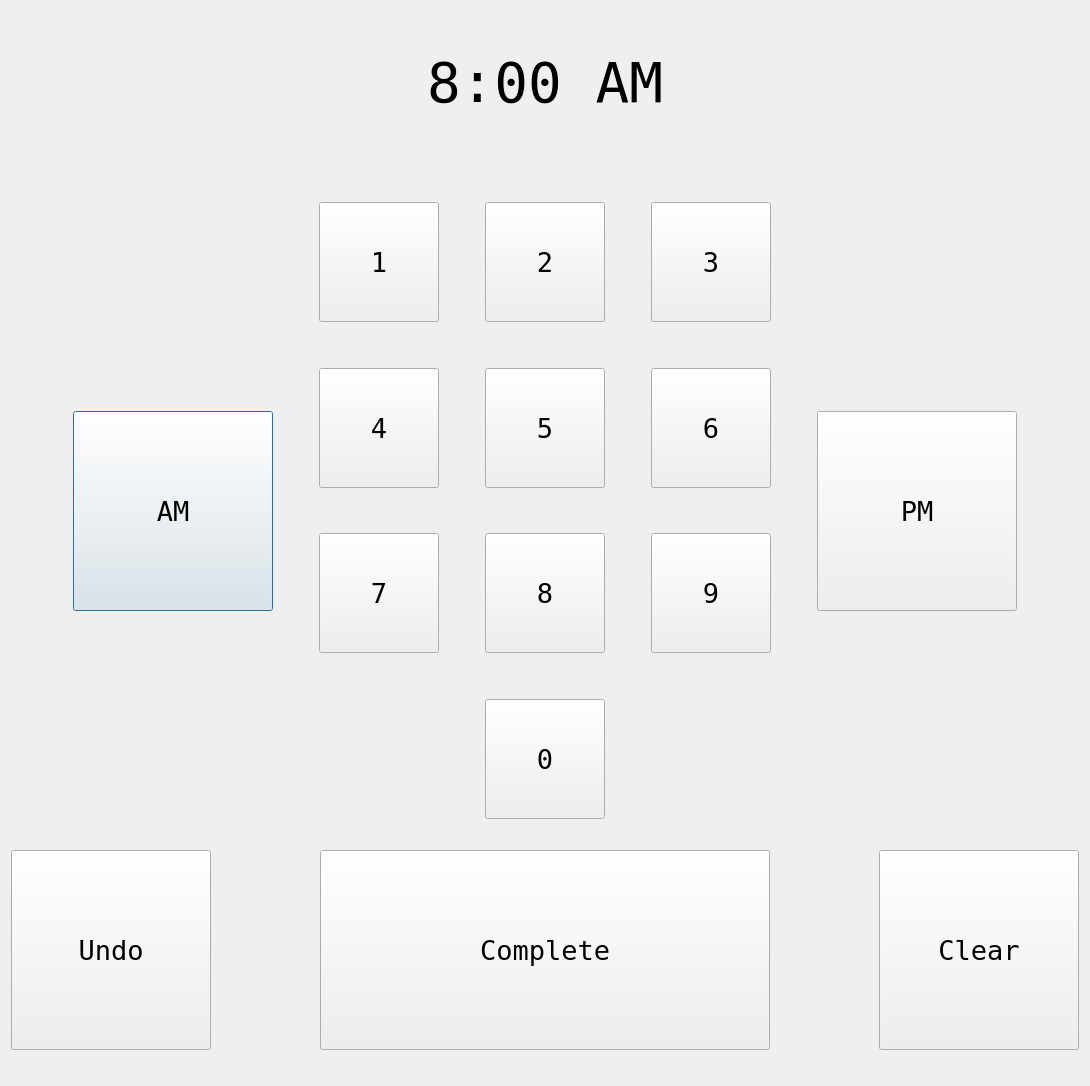
<?xml version="1.0" encoding="UTF-8"?>
<ui version="4.0">
 <class>ManualTimeEntry</class>
 <widget class="QDialog" name="ManualTimeEntry">
  <property name="geometry">
   <rect>
    <x>0</x>
    <y>0</y>
    <width>1090</width>
    <height>1086</height>
   </rect>
  </property>
  <property name="windowTitle">
   <string>Dialog</string>
  </property>
  <layout class="QVBoxLayout" name="verticalLayout_4">
   <item>
    <spacer name="verticalSpacer_7">
     <property name="orientation">
      <enum>Qt::Vertical</enum>
     </property>
     <property name="sizeHint" stdset="0">
      <size>
       <width>20</width>
       <height>40</height>
      </size>
     </property>
    </spacer>
   </item>
   <item>
    <layout class="QHBoxLayout" name="horizontalLayout_7">
     <item>
      <spacer name="horizontalSpacer_7">
       <property name="orientation">
        <enum>Qt::Horizontal</enum>
       </property>
       <property name="sizeHint" stdset="0">
        <size>
         <width>40</width>
         <height>20</height>
        </size>
       </property>
      </spacer>
     </item>
     <item>
      <widget class="QLabel" name="timeLabel">
       <property name="font">
        <font>
         <family>Terminal</family>
         <pointsize>42</pointsize>
        </font>
       </property>
       <property name="text">
        <string>8:00 AM</string>
       </property>
       <property name="alignment">
        <set>Qt::AlignCenter</set>
       </property>
      </widget>
     </item>
     <item>
      <spacer name="horizontalSpacer_8">
       <property name="orientation">
        <enum>Qt::Horizontal</enum>
       </property>
       <property name="sizeHint" stdset="0">
        <size>
         <width>40</width>
         <height>20</height>
        </size>
       </property>
      </spacer>
     </item>
    </layout>
   </item>
   <item>
    <widget class="QLabel" name="errorLabel">
     <property name="font">
      <font>
       <family>Terminal</family>
       <pointsize>22</pointsize>
      </font>
     </property>
     <property name="text">
      <string/>
     </property>
     <property name="alignment">
      <set>Qt::AlignCenter</set>
     </property>
    </widget>
   </item>
   <item>
    <spacer name="verticalSpacer_8">
     <property name="orientation">
      <enum>Qt::Vertical</enum>
     </property>
     <property name="sizeHint" stdset="0">
      <size>
       <width>20</width>
       <height>40</height>
      </size>
     </property>
    </spacer>
   </item>
   <item>
    <layout class="QHBoxLayout" name="horizontalLayout_6">
     <item>
      <spacer name="horizontalSpacer_5">
       <property name="orientation">
        <enum>Qt::Horizontal</enum>
       </property>
       <property name="sizeHint" stdset="0">
        <size>
         <width>40</width>
         <height>20</height>
        </size>
       </property>
      </spacer>
     </item>
     <item>
      <layout class="QHBoxLayout" name="horizontalLayout_5">
       <item>
        <layout class="QVBoxLayout" name="verticalLayout_2">
         <item>
          <spacer name="verticalSpacer_2">
           <property name="orientation">
            <enum>Qt::Vertical</enum>
           </property>
           <property name="sizeHint" stdset="0">
            <size>
             <width>20</width>
             <height>40</height>
            </size>
           </property>
          </spacer>
         </item>
         <item>
          <widget class="QPushButton" name="buttonAM">
           <property name="minimumSize">
            <size>
             <width>200</width>
             <height>200</height>
            </size>
           </property>
           <property name="font">
            <font>
             <family>Terminal</family>
             <pointsize>20</pointsize>
            </font>
           </property>
           <property name="text">
            <string>AM</string>
           </property>
          </widget>
         </item>
         <item>
          <spacer name="verticalSpacer">
           <property name="orientation">
            <enum>Qt::Vertical</enum>
           </property>
           <property name="sizeHint" stdset="0">
            <size>
             <width>20</width>
             <height>40</height>
            </size>
           </property>
          </spacer>
         </item>
        </layout>
       </item>
       <item>
        <spacer name="horizontalSpacer_3">
         <property name="orientation">
          <enum>Qt::Horizontal</enum>
         </property>
         <property name="sizeHint" stdset="0">
          <size>
           <width>40</width>
           <height>20</height>
          </size>
         </property>
        </spacer>
       </item>
       <item>
        <layout class="QVBoxLayout" name="verticalLayout">
         <item>
          <layout class="QHBoxLayout" name="horizontalLayout">
           <item>
            <widget class="QPushButton" name="button1">
             <property name="minimumSize">
              <size>
               <width>120</width>
               <height>120</height>
              </size>
             </property>
             <property name="font">
              <font>
               <family>Terminal</family>
               <pointsize>20</pointsize>
              </font>
             </property>
             <property name="text">
              <string>1</string>
             </property>
            </widget>
           </item>
           <item>
            <spacer name="horizontalSpacer_11">
             <property name="orientation">
              <enum>Qt::Horizontal</enum>
             </property>
             <property name="sizeHint" stdset="0">
              <size>
               <width>40</width>
               <height>20</height>
              </size>
             </property>
            </spacer>
           </item>
           <item>
            <widget class="QPushButton" name="button2">
             <property name="minimumSize">
              <size>
               <width>120</width>
               <height>120</height>
              </size>
             </property>
             <property name="font">
              <font>
               <family>Terminal</family>
               <pointsize>20</pointsize>
              </font>
             </property>
             <property name="text">
              <string>2</string>
             </property>
            </widget>
           </item>
           <item>
            <spacer name="horizontalSpacer_16">
             <property name="orientation">
              <enum>Qt::Horizontal</enum>
             </property>
             <property name="sizeHint" stdset="0">
              <size>
               <width>40</width>
               <height>20</height>
              </size>
             </property>
            </spacer>
           </item>
           <item>
            <widget class="QPushButton" name="button3">
             <property name="minimumSize">
              <size>
               <width>120</width>
               <height>120</height>
              </size>
             </property>
             <property name="font">
              <font>
               <family>Terminal</family>
               <pointsize>20</pointsize>
              </font>
             </property>
             <property name="text">
              <string>3</string>
             </property>
            </widget>
           </item>
          </layout>
         </item>
         <item>
          <spacer name="verticalSpacer_10">
           <property name="orientation">
            <enum>Qt::Vertical</enum>
           </property>
           <property name="sizeHint" stdset="0">
            <size>
             <width>20</width>
             <height>40</height>
            </size>
           </property>
          </spacer>
         </item>
         <item>
          <layout class="QHBoxLayout" name="horizontalLayout_2">
           <item>
            <widget class="QPushButton" name="button4">
             <property name="minimumSize">
              <size>
               <width>120</width>
               <height>120</height>
              </size>
             </property>
             <property name="font">
              <font>
               <family>Terminal</family>
               <pointsize>20</pointsize>
              </font>
             </property>
             <property name="text">
              <string>4</string>
             </property>
            </widget>
           </item>
           <item>
            <spacer name="horizontalSpacer_12">
             <property name="orientation">
              <enum>Qt::Horizontal</enum>
             </property>
             <property name="sizeHint" stdset="0">
              <size>
               <width>40</width>
               <height>20</height>
              </size>
             </property>
            </spacer>
           </item>
           <item>
            <widget class="QPushButton" name="button5">
             <property name="minimumSize">
              <size>
               <width>120</width>
               <height>120</height>
              </size>
             </property>
             <property name="font">
              <font>
               <family>Terminal</family>
               <pointsize>20</pointsize>
              </font>
             </property>
             <property name="text">
              <string>5</string>
             </property>
            </widget>
           </item>
           <item>
            <spacer name="horizontalSpacer_15">
             <property name="orientation">
              <enum>Qt::Horizontal</enum>
             </property>
             <property name="sizeHint" stdset="0">
              <size>
               <width>40</width>
               <height>20</height>
              </size>
             </property>
            </spacer>
           </item>
           <item>
            <widget class="QPushButton" name="button6">
             <property name="minimumSize">
              <size>
               <width>120</width>
               <height>120</height>
              </size>
             </property>
             <property name="font">
              <font>
               <family>Terminal</family>
               <pointsize>20</pointsize>
              </font>
             </property>
             <property name="text">
              <string>6</string>
             </property>
            </widget>
           </item>
          </layout>
         </item>
         <item>
          <spacer name="verticalSpacer_9">
           <property name="orientation">
            <enum>Qt::Vertical</enum>
           </property>
           <property name="sizeHint" stdset="0">
            <size>
             <width>20</width>
             <height>40</height>
            </size>
           </property>
          </spacer>
         </item>
         <item>
          <layout class="QHBoxLayout" name="horizontalLayout_3">
           <item>
            <widget class="QPushButton" name="button7">
             <property name="minimumSize">
              <size>
               <width>120</width>
               <height>120</height>
              </size>
             </property>
             <property name="font">
              <font>
               <family>Terminal</family>
               <pointsize>20</pointsize>
              </font>
             </property>
             <property name="text">
              <string>7</string>
             </property>
            </widget>
           </item>
           <item>
            <spacer name="horizontalSpacer_13">
             <property name="orientation">
              <enum>Qt::Horizontal</enum>
             </property>
             <property name="sizeHint" stdset="0">
              <size>
               <width>40</width>
               <height>20</height>
              </size>
             </property>
            </spacer>
           </item>
           <item>
            <widget class="QPushButton" name="button8">
             <property name="minimumSize">
              <size>
               <width>120</width>
               <height>120</height>
              </size>
             </property>
             <property name="font">
              <font>
               <family>Terminal</family>
               <pointsize>20</pointsize>
              </font>
             </property>
             <property name="text">
              <string>8</string>
             </property>
            </widget>
           </item>
           <item>
            <spacer name="horizontalSpacer_14">
             <property name="orientation">
              <enum>Qt::Horizontal</enum>
             </property>
             <property name="sizeHint" stdset="0">
              <size>
               <width>40</width>
               <height>20</height>
              </size>
             </property>
            </spacer>
           </item>
           <item>
            <widget class="QPushButton" name="button9">
             <property name="minimumSize">
              <size>
               <width>120</width>
               <height>120</height>
              </size>
             </property>
             <property name="font">
              <font>
               <family>Terminal</family>
               <pointsize>20</pointsize>
              </font>
             </property>
             <property name="text">
              <string>9</string>
             </property>
            </widget>
           </item>
          </layout>
         </item>
         <item>
          <spacer name="verticalSpacer_11">
           <property name="orientation">
            <enum>Qt::Vertical</enum>
           </property>
           <property name="sizeHint" stdset="0">
            <size>
             <width>20</width>
             <height>40</height>
            </size>
           </property>
          </spacer>
         </item>
         <item>
          <layout class="QHBoxLayout" name="horizontalLayout_4">
           <item>
            <spacer name="horizontalSpacer">
             <property name="orientation">
              <enum>Qt::Horizontal</enum>
             </property>
             <property name="sizeHint" stdset="0">
              <size>
               <width>40</width>
               <height>20</height>
              </size>
             </property>
            </spacer>
           </item>
           <item>
            <widget class="QPushButton" name="button0">
             <property name="minimumSize">
              <size>
               <width>120</width>
               <height>120</height>
              </size>
             </property>
             <property name="font">
              <font>
               <family>Terminal</family>
               <pointsize>20</pointsize>
              </font>
             </property>
             <property name="text">
              <string>0</string>
             </property>
            </widget>
           </item>
           <item>
            <spacer name="horizontalSpacer_2">
             <property name="orientation">
              <enum>Qt::Horizontal</enum>
             </property>
             <property name="sizeHint" stdset="0">
              <size>
               <width>40</width>
               <height>20</height>
              </size>
             </property>
            </spacer>
           </item>
          </layout>
         </item>
        </layout>
       </item>
       <item>
        <spacer name="horizontalSpacer_4">
         <property name="orientation">
          <enum>Qt::Horizontal</enum>
         </property>
         <property name="sizeHint" stdset="0">
          <size>
           <width>40</width>
           <height>20</height>
          </size>
         </property>
        </spacer>
       </item>
       <item>
        <layout class="QVBoxLayout" name="verticalLayout_3">
         <item>
          <spacer name="verticalSpacer_3">
           <property name="orientation">
            <enum>Qt::Vertical</enum>
           </property>
           <property name="sizeHint" stdset="0">
            <size>
             <width>20</width>
             <height>40</height>
            </size>
           </property>
          </spacer>
         </item>
         <item>
          <widget class="QPushButton" name="buttonPM">
           <property name="minimumSize">
            <size>
             <width>200</width>
             <height>200</height>
            </size>
           </property>
           <property name="font">
            <font>
             <family>Terminal</family>
             <pointsize>20</pointsize>
            </font>
           </property>
           <property name="text">
            <string>PM</string>
           </property>
          </widget>
         </item>
         <item>
          <spacer name="verticalSpacer_4">
           <property name="orientation">
            <enum>Qt::Vertical</enum>
           </property>
           <property name="sizeHint" stdset="0">
            <size>
             <width>20</width>
             <height>40</height>
            </size>
           </property>
          </spacer>
         </item>
        </layout>
       </item>
      </layout>
     </item>
     <item>
      <spacer name="horizontalSpacer_6">
       <property name="orientation">
        <enum>Qt::Horizontal</enum>
       </property>
       <property name="sizeHint" stdset="0">
        <size>
         <width>40</width>
         <height>20</height>
        </size>
       </property>
      </spacer>
     </item>
    </layout>
   </item>
   <item>
    <spacer name="verticalSpacer_5">
     <property name="orientation">
      <enum>Qt::Vertical</enum>
     </property>
     <property name="sizeHint" stdset="0">
      <size>
       <width>20</width>
       <height>25</height>
      </size>
     </property>
    </spacer>
   </item>
   <item>
    <layout class="QHBoxLayout" name="horizontalLayout_8">
     <item>
      <widget class="QPushButton" name="buttonUndo">
       <property name="minimumSize">
        <size>
         <width>200</width>
         <height>200</height>
        </size>
       </property>
       <property name="font">
        <font>
         <family>Terminal</family>
         <pointsize>20</pointsize>
        </font>
       </property>
       <property name="text">
        <string>Undo</string>
       </property>
      </widget>
     </item>
     <item>
      <spacer name="horizontalSpacer_9">
       <property name="orientation">
        <enum>Qt::Horizontal</enum>
       </property>
       <property name="sizeHint" stdset="0">
        <size>
         <width>40</width>
         <height>20</height>
        </size>
       </property>
      </spacer>
     </item>
     <item>
      <widget class="QPushButton" name="completeButton">
       <property name="minimumSize">
        <size>
         <width>450</width>
         <height>200</height>
        </size>
       </property>
       <property name="font">
        <font>
         <family>Terminal</family>
         <pointsize>20</pointsize>
        </font>
       </property>
       <property name="text">
        <string>Complete</string>
       </property>
      </widget>
     </item>
     <item>
      <spacer name="horizontalSpacer_10">
       <property name="orientation">
        <enum>Qt::Horizontal</enum>
       </property>
       <property name="sizeHint" stdset="0">
        <size>
         <width>40</width>
         <height>20</height>
        </size>
       </property>
      </spacer>
     </item>
     <item>
      <widget class="QPushButton" name="buttonClear">
       <property name="minimumSize">
        <size>
         <width>200</width>
         <height>200</height>
        </size>
       </property>
       <property name="font">
        <font>
         <family>Terminal</family>
         <pointsize>20</pointsize>
        </font>
       </property>
       <property name="text">
        <string>Clear</string>
       </property>
      </widget>
     </item>
    </layout>
   </item>
   <item>
    <spacer name="verticalSpacer_6">
     <property name="orientation">
      <enum>Qt::Vertical</enum>
     </property>
     <property name="sizeHint" stdset="0">
      <size>
       <width>20</width>
       <height>26</height>
      </size>
     </property>
    </spacer>
   </item>
  </layout>
 </widget>
 <resources/>
 <connections/>
</ui>
